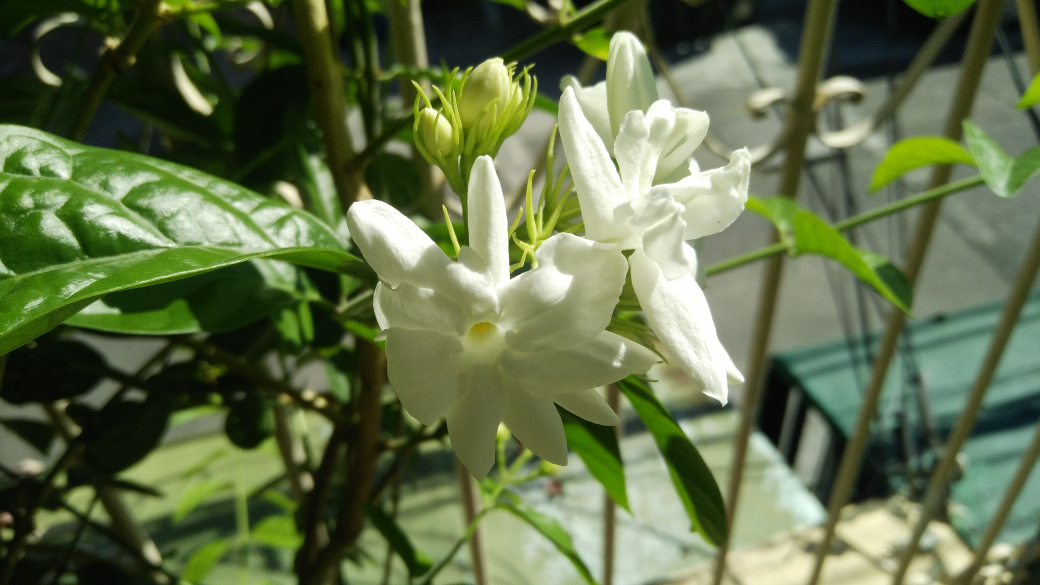
#> input picture Flowers/sampaguita/sampaguita_001.jpg, 4160 x 2340 px, found by its file name (shown at 1/4 size); its folder holds 4 pictures in this run
$ python augment.py
#> lines starting #> are read from the running program, lines starting #| are printed output that depends on the picture
import os
import cv2
import numpy as np

print("Augmenting beep beep...")

# Set the directory where the original images are located
data_dir = r'C:\Users\Joshua\Desktop\Sampaguita'

# Set the directory to save the augmented images
output_dir = r'C:\Users\Joshua\Desktop\AugSam'

# Define the rotation angles
rotation_angles = [90, 180, 270]

# Create the output directory if it doesn't exist
os.makedirs(output_dir, exist_ok=True)

# Loop over the images in the directory
for image_file in os.listdir(data_dir):
    # Check if the file has a valid image extension
    if image_file.lower().endswith(('.jpg', '.jpeg', '.png', '.bmp', '.gif')):
        # Read the image
        image = cv2.imread(os.path.join(data_dir, image_file))
#> image is the input picture: shape (2340, 4160, 3); mean B, G, R 73.5, 112, 97.8

        # [22 lines of commented-out code are left out]
        mean = 0
        stddev = 20  # Adjust the standard deviation to control the amount of noise
        noise = np.random.normal(mean, stddev, image.shape).astype(np.uint8)
        noisy_image = cv2.add(image, noise)
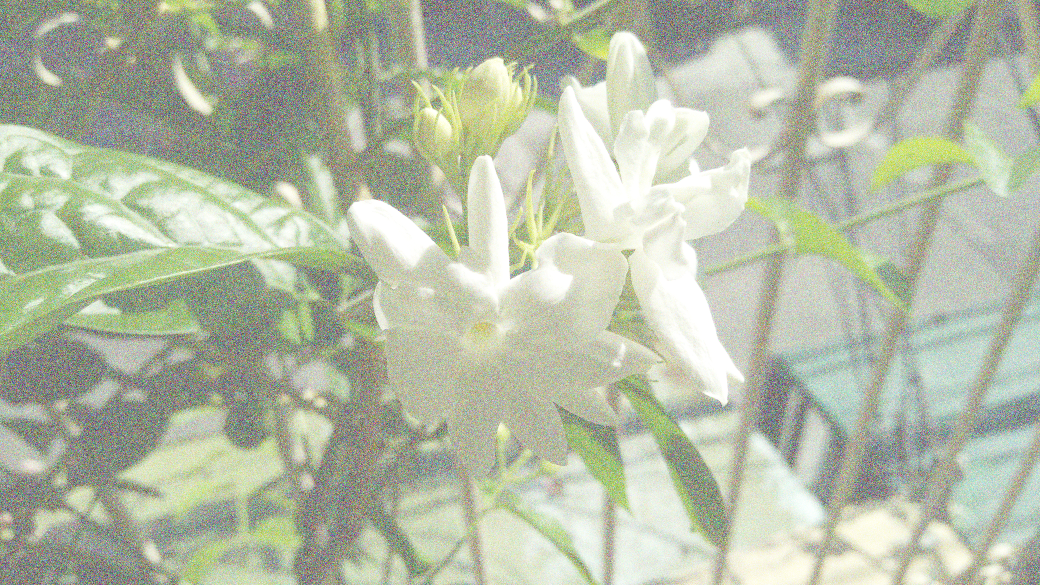
#> noisy_image: shape (2340, 4160, 3) (shown at 1/4 size); mean B, G, R 166.9, 187.9, 180.2

        # Save the augmented images
        cv2.imwrite(os.path.join(output_dir, 'noisy_' + image_file), noisy_image)


    else:
        print(f"Skipping file: {image_file} - Invalid image format")
#> pass 2 of the loop `for image_file in os.listdir(data_dir):`:
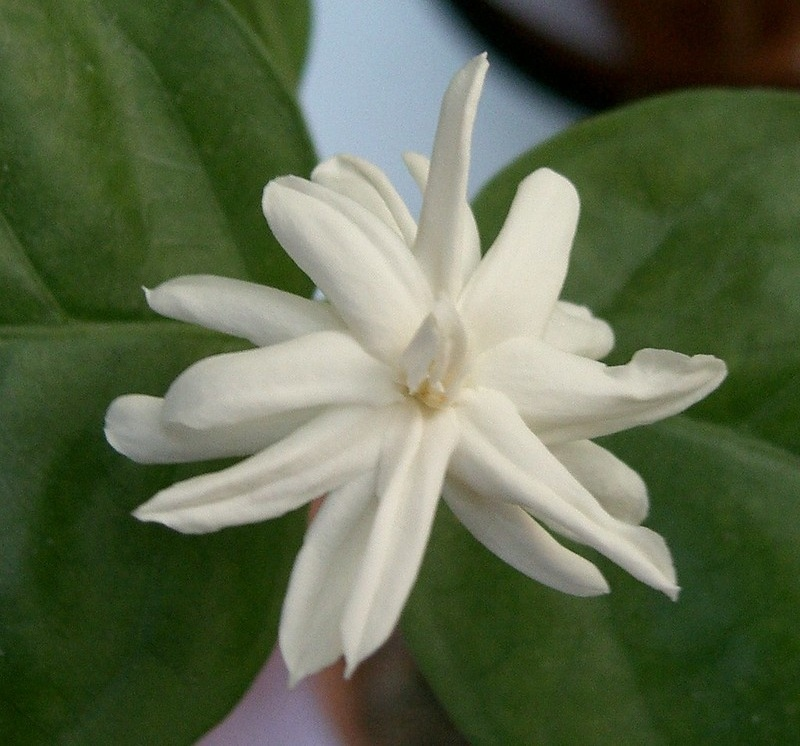
#> input picture Flowers/sampaguita/sampaguita_024.jpg, 800 x 746 px, found by its file name
#> image is the input picture: shape (746, 800, 3); mean B, G, R 76.5, 105.3, 93.3
#> `noisy_image = cv2.add(image, noise)`:
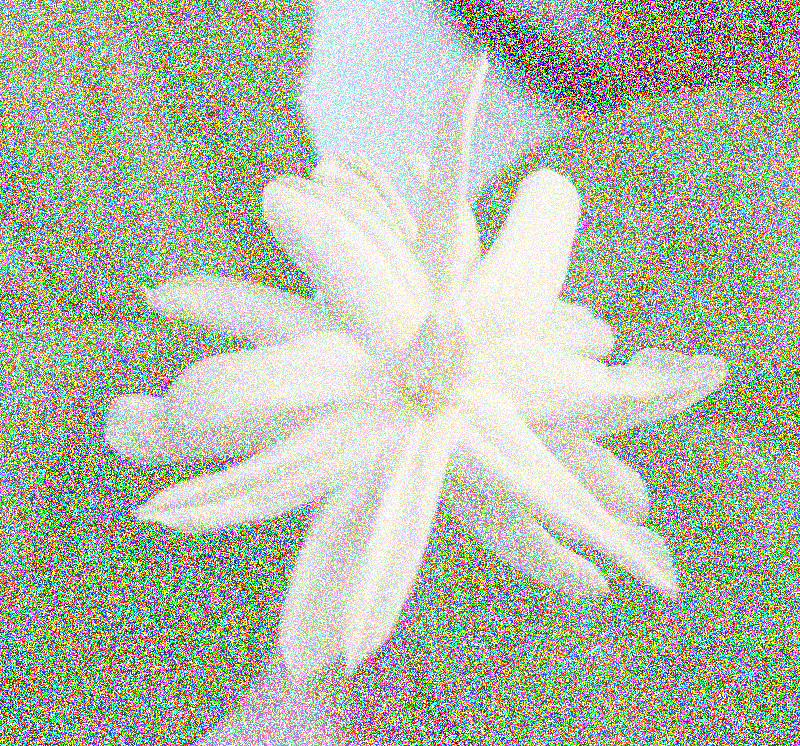
#> noisy_image: shape (746, 800, 3); mean B, G, R 168.9, 184.7, 178.6
#> pass 3 of the loop `for image_file in os.listdir(data_dir):`:
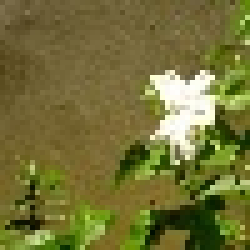
#> input picture Flowers/sampaguita/sampaguita_031.jpg, 50 x 50 px, found by its file name (shown 5 times larger)
#> image is the input picture: shape (50, 50, 3); mean B, G, R 54.4, 112.9, 115.7
#> `noisy_image = cv2.add(image, noise)`:
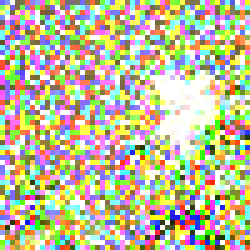
#> noisy_image: shape (50, 50, 3) (shown 5 times larger); mean B, G, R 156.8, 188, 191.1
#> the loop made 4 passes; the first 3 are shown
